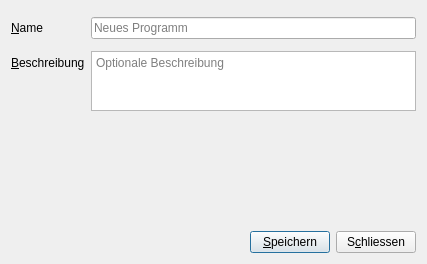
<?xml version="1.0" encoding="UTF-8"?>
<ui version="4.0">
 <class>Dialog_training_program</class>
 <widget class="QDialog" name="Dialog_training_program">
  <property name="windowModality">
   <enum>Qt::ApplicationModal</enum>
  </property>
  <property name="geometry">
   <rect>
    <x>0</x>
    <y>0</y>
    <width>427</width>
    <height>264</height>
   </rect>
  </property>
  <property name="windowTitle">
   <string>Programm</string>
  </property>
  <layout class="QVBoxLayout" name="verticalLayout">
   <item>
    <layout class="QFormLayout" name="formLayout">
     <item row="0" column="0">
      <widget class="QLabel" name="label_name">
       <property name="text">
        <string>&amp;Name</string>
       </property>
       <property name="buddy">
        <cstring>lineEdit_name</cstring>
       </property>
      </widget>
     </item>
     <item row="0" column="1">
      <widget class="QLineEdit" name="lineEdit_name">
       <property name="text">
        <string/>
       </property>
       <property name="maxLength">
        <number>32767</number>
       </property>
       <property name="placeholderText">
        <string>Neues Programm</string>
       </property>
       <property name="clearButtonEnabled">
        <bool>true</bool>
       </property>
      </widget>
     </item>
     <item row="1" column="0">
      <widget class="QLabel" name="label_description">
       <property name="text">
        <string>&amp;Beschreibung</string>
       </property>
       <property name="buddy">
        <cstring>textEdit_description</cstring>
       </property>
      </widget>
     </item>
     <item row="1" column="1">
      <widget class="QTextEdit" name="textEdit_description">
       <property name="maximumSize">
        <size>
         <width>16777215</width>
         <height>60</height>
        </size>
       </property>
       <property name="tabChangesFocus">
        <bool>true</bool>
       </property>
       <property name="placeholderText">
        <string>Optionale Beschreibung</string>
       </property>
      </widget>
     </item>
    </layout>
   </item>
   <item>
    <spacer name="verticalSpacer_2">
     <property name="orientation">
      <enum>Qt::Vertical</enum>
     </property>
     <property name="sizeHint" stdset="0">
      <size>
       <width>20</width>
       <height>38</height>
      </size>
     </property>
    </spacer>
   </item>
   <item>
    <layout class="QHBoxLayout" name="horizontalLayout">
     <item>
      <spacer name="horizontalSpacer">
       <property name="orientation">
        <enum>Qt::Horizontal</enum>
       </property>
       <property name="sizeHint" stdset="0">
        <size>
         <width>40</width>
         <height>20</height>
        </size>
       </property>
      </spacer>
     </item>
     <item>
      <widget class="QPushButton" name="pushButton_save">
       <property name="text">
        <string>&amp;Speichern</string>
       </property>
       <property name="default">
        <bool>true</bool>
       </property>
      </widget>
     </item>
     <item>
      <widget class="QPushButton" name="pushButton_close">
       <property name="text">
        <string>S&amp;chliessen</string>
       </property>
      </widget>
     </item>
    </layout>
   </item>
  </layout>
 </widget>
 <resources>
  <include location="resources/resources.qrc"/>
 </resources>
 <connections>
  <connection>
   <sender>pushButton_close</sender>
   <signal>clicked()</signal>
   <receiver>Dialog_training_program</receiver>
   <slot>reject()</slot>
   <hints>
    <hint type="sourcelabel">
     <x>416</x>
     <y>357</y>
    </hint>
    <hint type="destinationlabel">
     <x>180</x>
     <y>85</y>
    </hint>
   </hints>
  </connection>
 </connections>
</ui>
